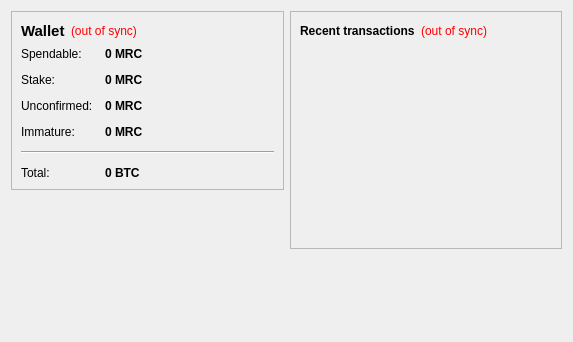
<?xml version="1.0" encoding="UTF-8"?>
<ui version="4.0">
 <class>OverviewPage</class>
 <widget class="QWidget" name="OverviewPage">
  <property name="geometry">
   <rect>
    <x>0</x>
    <y>0</y>
    <width>573</width>
    <height>342</height>
   </rect>
  </property>
  <property name="windowTitle">
   <string>Form</string>
  </property>
  <layout class="QHBoxLayout" name="horizontalLayout" stretch="1,1">
   <item>
    <layout class="QVBoxLayout" name="verticalLayout_2">
     <item>
      <widget class="QFrame" name="frame">
       <property name="frameShape">
        <enum>QFrame::StyledPanel</enum>
       </property>
       <property name="frameShadow">
        <enum>QFrame::Raised</enum>
       </property>
       <layout class="QVBoxLayout" name="verticalLayout_4">
        <item>
         <layout class="QHBoxLayout" name="horizontalLayout_4">
          <item>
           <widget class="QLabel" name="label_5">
            <property name="font">
             <font>
              <pointsize>11</pointsize>
              <weight>75</weight>
              <bold>true</bold>
             </font>
            </property>
            <property name="text">
             <string>Wallet</string>
            </property>
           </widget>
          </item>
          <item>
           <widget class="QLabel" name="labelWalletStatus">
            <property name="toolTip">
             <string>The displayed information may be out of date. Your wallet automatically synchronizes with the microCoin network after a connection is established, but this process has not completed yet.</string>
            </property>
            <property name="styleSheet">
             <string notr="true">QLabel { color: red; }</string>
            </property>
            <property name="text">
             <string notr="true">(out of sync)</string>
            </property>
            <property name="alignment">
             <set>Qt::AlignLeading|Qt::AlignLeft|Qt::AlignVCenter</set>
            </property>
           </widget>
          </item>
          <item>
           <spacer name="horizontalSpacer_2">
            <property name="orientation">
             <enum>Qt::Horizontal</enum>
            </property>
            <property name="sizeHint" stdset="0">
             <size>
              <width>40</width>
              <height>20</height>
             </size>
            </property>
           </spacer>
          </item>
         </layout>
        </item>
        <item>
         <layout class="QFormLayout" name="formLayout_2">
          <property name="fieldGrowthPolicy">
           <enum>QFormLayout::AllNonFixedFieldsGrow</enum>
          </property>
          <property name="horizontalSpacing">
           <number>12</number>
          </property>
          <property name="verticalSpacing">
           <number>12</number>
          </property>
          <item row="0" column="0">
           <widget class="QLabel" name="label">
            <property name="text">
             <string>Spendable:</string>
            </property>
           </widget>
          </item>
          <item row="0" column="1">
           <widget class="QLabel" name="labelBalance">
            <property name="font">
             <font>
              <weight>75</weight>
              <bold>true</bold>
             </font>
            </property>
            <property name="cursor">
             <cursorShape>IBeamCursor</cursorShape>
            </property>
            <property name="toolTip">
             <string>Your current spendable balance</string>
            </property>
            <property name="text">
             <string notr="true">0 MRC</string>
            </property>
            <property name="textInteractionFlags">
             <set>Qt::LinksAccessibleByMouse|Qt::TextSelectableByKeyboard|Qt::TextSelectableByMouse</set>
            </property>
           </widget>
          </item>
          <item row="1" column="0">
           <widget class="QLabel" name="label_6">
            <property name="text">
             <string>Stake:</string>
            </property>
           </widget>
          </item>
          <item row="1" column="1">
           <widget class="QLabel" name="labelStake">
            <property name="font">
             <font>
              <weight>75</weight>
              <bold>true</bold>
             </font>
            </property>
            <property name="cursor">
             <cursorShape>IBeamCursor</cursorShape>
            </property>
            <property name="toolTip">
             <string>Total of coins that was staked, and do not yet count toward the current balance</string>
            </property>
            <property name="text">
             <string notr="true">0 MRC</string>
            </property>
            <property name="textInteractionFlags">
             <set>Qt::LinksAccessibleByMouse|Qt::TextSelectableByKeyboard|Qt::TextSelectableByMouse</set>
            </property>
           </widget>
          </item>
          <item row="2" column="0">
           <widget class="QLabel" name="label_3">
            <property name="text">
             <string>Unconfirmed:</string>
            </property>
           </widget>
          </item>
          <item row="2" column="1">
           <widget class="QLabel" name="labelUnconfirmed">
            <property name="font">
             <font>
              <weight>75</weight>
              <bold>true</bold>
             </font>
            </property>
            <property name="cursor">
             <cursorShape>IBeamCursor</cursorShape>
            </property>
            <property name="toolTip">
             <string>Total of transactions that have yet to be confirmed, and do not yet count toward the current balance</string>
            </property>
            <property name="text">
             <string notr="true">0 MRC</string>
            </property>
            <property name="textInteractionFlags">
             <set>Qt::LinksAccessibleByMouse|Qt::TextSelectableByKeyboard|Qt::TextSelectableByMouse</set>
            </property>
           </widget>
          </item>
          <item row="3" column="0">
           <widget class="QLabel" name="labelImmatureText">
            <property name="text">
             <string>Immature:</string>
            </property>
           </widget>
          </item>
          <item row="3" column="1">
           <widget class="QLabel" name="labelImmature">
            <property name="font">
             <font>
              <weight>75</weight>
              <bold>true</bold>
             </font>
            </property>
            <property name="toolTip">
             <string>Mined balance that has not yet matured</string>
            </property>
            <property name="text">
             <string notr="true">0 MRC</string>
            </property>
            <property name="textInteractionFlags">
             <set>Qt::LinksAccessibleByMouse|Qt::TextSelectableByKeyboard|Qt::TextSelectableByMouse</set>
            </property>
           </widget>
          </item>
          <item row="4" column="0" colspan="2">
           <widget class="Line" name="line">
            <property name="orientation">
             <enum>Qt::Horizontal</enum>
            </property>
           </widget>
          </item>
          <item row="5" column="0">
           <widget class="QLabel" name="labelTotalText">
            <property name="text">
             <string>Total:</string>
            </property>
           </widget>
          </item>
          <item row="5" column="1">
           <widget class="QLabel" name="labelTotal">
            <property name="font">
             <font>
              <weight>75</weight>
              <bold>true</bold>
             </font>
            </property>
            <property name="cursor">
             <cursorShape>IBeamCursor</cursorShape>
            </property>
            <property name="toolTip">
             <string>Your current total balance</string>
            </property>
            <property name="text">
             <string notr="true">0 BTC</string>
            </property>
            <property name="textInteractionFlags">
             <set>Qt::LinksAccessibleByMouse|Qt::TextSelectableByKeyboard|Qt::TextSelectableByMouse</set>
            </property>
           </widget>
          </item>
         </layout>
        </item>
       </layout>
      </widget>
     </item>
     <item>
      <spacer name="verticalSpacer_3">
       <property name="orientation">
        <enum>Qt::Vertical</enum>
       </property>
       <property name="sizeHint" stdset="0">
        <size>
         <width>20</width>
         <height>40</height>
        </size>
       </property>
      </spacer>
     </item>
     <item>
      <widget class="QLabel" name="label_2">
       <property name="text">
        <string/>
       </property>
       <property name="pixmap">
        <pixmap resource="../bitcoin.qrc">:/images/backg</pixmap>
       </property>
       <property name="scaledContents">
        <bool>false</bool>
       </property>
       <property name="alignment">
        <set>Qt::AlignCenter</set>
       </property>
      </widget>
     </item>
     <item>
      <spacer name="verticalSpacer">
       <property name="orientation">
        <enum>Qt::Vertical</enum>
       </property>
       <property name="sizeHint" stdset="0">
        <size>
         <width>20</width>
         <height>40</height>
        </size>
       </property>
      </spacer>
     </item>
    </layout>
   </item>
   <item>
    <layout class="QVBoxLayout" name="verticalLayout_3">
     <item>
      <widget class="QFrame" name="frame_2">
       <property name="frameShape">
        <enum>QFrame::StyledPanel</enum>
       </property>
       <property name="frameShadow">
        <enum>QFrame::Raised</enum>
       </property>
       <layout class="QVBoxLayout" name="verticalLayout">
        <item>
         <layout class="QHBoxLayout" name="horizontalLayout_2">
          <item>
           <widget class="QLabel" name="label_4">
            <property name="text">
             <string>&lt;b&gt;Recent transactions&lt;/b&gt;</string>
            </property>
           </widget>
          </item>
          <item>
           <widget class="QLabel" name="labelTransactionsStatus">
            <property name="toolTip">
             <string>The displayed information may be out of date. Your wallet automatically synchronizes with the microCoin network after a connection is established, but this process has not completed yet.</string>
            </property>
            <property name="styleSheet">
             <string notr="true">QLabel { color: red; }</string>
            </property>
            <property name="text">
             <string notr="true">(out of sync)</string>
            </property>
            <property name="alignment">
             <set>Qt::AlignRight|Qt::AlignTrailing|Qt::AlignVCenter</set>
            </property>
           </widget>
          </item>
          <item>
           <spacer name="horizontalSpacer">
            <property name="orientation">
             <enum>Qt::Horizontal</enum>
            </property>
            <property name="sizeHint" stdset="0">
             <size>
              <width>40</width>
              <height>20</height>
             </size>
            </property>
           </spacer>
          </item>
         </layout>
        </item>
        <item>
         <widget class="QListView" name="listTransactions">
          <property name="styleSheet">
           <string notr="true">QListView { background: transparent; }</string>
          </property>
          <property name="frameShape">
           <enum>QFrame::NoFrame</enum>
          </property>
          <property name="verticalScrollBarPolicy">
           <enum>Qt::ScrollBarAlwaysOff</enum>
          </property>
          <property name="horizontalScrollBarPolicy">
           <enum>Qt::ScrollBarAlwaysOff</enum>
          </property>
          <property name="selectionMode">
           <enum>QAbstractItemView::NoSelection</enum>
          </property>
         </widget>
        </item>
       </layout>
      </widget>
     </item>
     <item>
      <spacer name="verticalSpacer_2">
       <property name="orientation">
        <enum>Qt::Vertical</enum>
       </property>
       <property name="sizeHint" stdset="0">
        <size>
         <width>20</width>
         <height>40</height>
        </size>
       </property>
      </spacer>
     </item>
    </layout>
   </item>
  </layout>
 </widget>
 <resources>
  <include location="../bitcoin.qrc"/>
 </resources>
 <connections/>
</ui>
